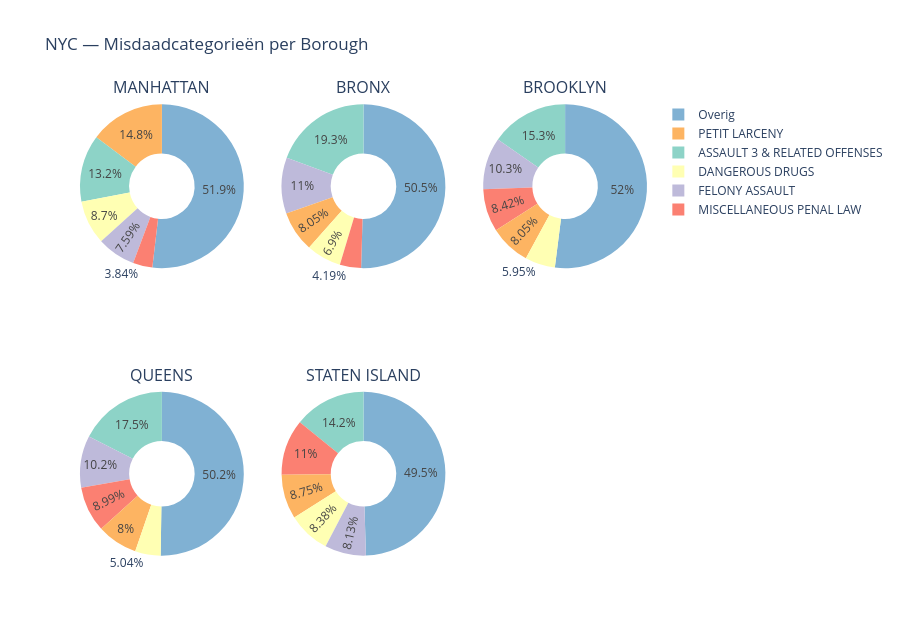
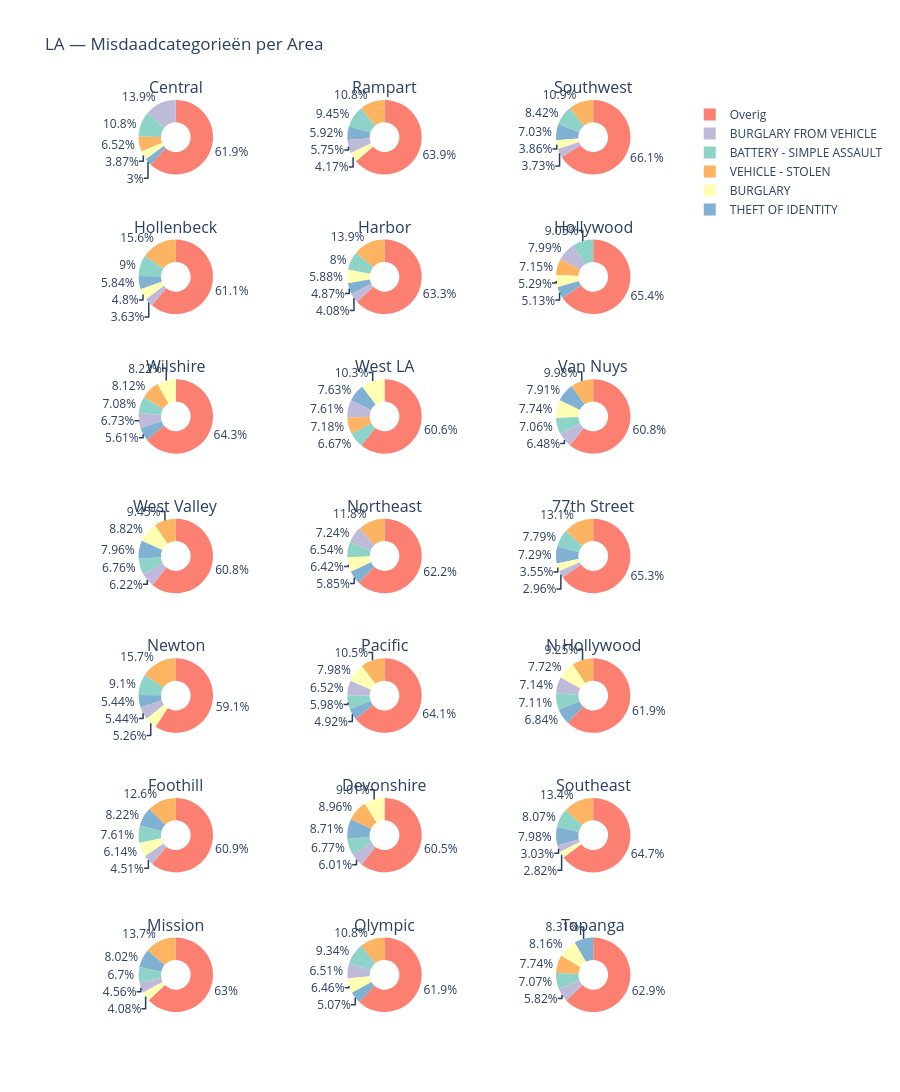

Notebook code cell kept with these figures, in order:
### Code cell
def maak_donut_grid_kaart(pie_data, coords, wijk_col, kleuren_dict, titel, cols=3):
    wijken = coords[wijk_col].tolist()
    n_wijken = len(wijken)
    rows = int(np.ceil(n_wijken / cols))
    
    specs = [[{'type': 'domain'} for _ in range(cols)] for _ in range(rows)]
    fig = make_subplots(rows=rows, cols=cols, specs=specs,
                         subplot_titles=wijken)
    
    for i, wijk in enumerate(wijken):
        row = i // cols + 1
        col = i % cols + 1
        wijk_data = pie_data[pie_data[wijk_col] == wijk]
        
        fig.add_trace(go.Pie(
            labels=wijk_data['categorie'],
            values=wijk_data['count'],
            hole=0.4,
            name=wijk,
            marker=dict(colors=[kleuren_dict.get(c, '#cccccc') for c in wijk_data['categorie']]),
            showlegend=(i == 0)  # legenda alleen bij de eerste, voorkomt duplicaten
        ), row=row, col=col)
    
    fig.update_layout(title=titel, height=320*rows, showlegend=True)
    return fig

# NYC
fig_nyc_c = maak_donut_grid_kaart(
    nypd_pie_data, nypd_coords, 'borough_naam', 
    categorie_kleuren_nypd, 'NYC — Misdaadcategorieën per Borough'
)
fig_nyc_c.show()

# LA
fig_la_c = maak_donut_grid_kaart(
    lapd_pie_data, lapd_coords, 'AREA NAME', 
    categorie_kleuren_lapd, 'LA — Misdaadcategorieën per Area'
)
fig_la_c.show()

### Figure 1 — Plotly figure (JSON) as saved in the notebook; plotly's stock layout.template omitted (floating-point values rounded to 4 significant figures)
{"data": [{"domain": {"x": [0, 0.2889], "y": [0.625, 1]}, "hole": 0.4, "labels": ["ASSAULT 3 & RELATED OFFENSES", "DANGEROUS DRUGS", "FELONY ASSAULT", "MISCELLANEOUS PENAL LAW", "Overig", "PETIT LARCENY"], "marker": {"colors": ["rgb(141,211,199)", "rgb(255,255,179)", "rgb(190,186,218)", "rgb(251,128,114)", "rgb(128,177,211)", "rgb(253,180,98)"]}, "name": "MANHATTAN", "showlegend": true, "type": "pie", "values": [22821, 15002, 13095, 6630, 89487, 25499]}, {"domain": {"x": [0.3556, 0.6444], "y": [0.625, 1]}, "hole": 0.4, "labels": ["ASSAULT 3 & RELATED OFFENSES", "DANGEROUS DRUGS", "FELONY ASSAULT", "MISCELLANEOUS PENAL LAW", "Overig", "PETIT LARCENY"], "marker": {"colors": ["rgb(141,211,199)", "rgb(255,255,179)", "rgb(190,186,218)", "rgb(251,128,114)", "rgb(128,177,211)", "rgb(253,180,98)"]}, "name": "BRONX", "showlegend": false, "type": "pie", "values": [31719, 11321, 18107, 6873, 82748, 13201]}, {"domain": {"x": [0.7111, 1], "y": [0.625, 1]}, "hole": 0.4, "labels": ["ASSAULT 3 & RELATED OFFENSES", "DANGEROUS DRUGS", "FELONY ASSAULT", "MISCELLANEOUS PENAL LAW", "Overig", "PETIT LARCENY"], "marker": {"colors": ["rgb(141,211,199)", "rgb(255,255,179)", "rgb(190,186,218)", "rgb(251,128,114)", "rgb(128,177,211)", "rgb(253,180,98)"]}, "name": "BROOKLYN", "showlegend": false, "type": "pie", "values": [29562, 11482, 19806, 16256, 100359, 15544]}, {"domain": {"x": [0, 0.2889], "y": [0, 0.375]}, "hole": 0.4, "labels": ["ASSAULT 3 & RELATED OFFENSES", "DANGEROUS DRUGS", "FELONY ASSAULT", "MISCELLANEOUS PENAL LAW", "Overig", "PETIT LARCENY"], "marker": {"colors": ["rgb(141,211,199)", "rgb(255,255,179)", "rgb(190,186,218)", "rgb(251,128,114)", "rgb(128,177,211)", "rgb(253,180,98)"]}, "name": "QUEENS", "showlegend": false, "type": "pie", "values": [26382, 7603, 15421, 13557, 75755, 12064]}, {"domain": {"x": [0.3556, 0.6444], "y": [0, 0.375]}, "hole": 0.4, "labels": ["ASSAULT 3 & RELATED OFFENSES", "DANGEROUS DRUGS", "FELONY ASSAULT", "MISCELLANEOUS PENAL LAW", "Overig", "PETIT LARCENY"], "marker": {"colors": ["rgb(141,211,199)", "rgb(255,255,179)", "rgb(190,186,218)", "rgb(251,128,114)", "rgb(128,177,211)", "rgb(253,180,98)"]}, "name": "STATEN ISLAND", "showlegend": false, "type": "pie", "values": [4505, 2663, 2583, 3508, 15740, 2782]}], "layout": {"annotations": [{"font": {"size": 16}, "showarrow": false, "text": "MANHATTAN", "x": 0.1444, "xanchor": "center", "xref": "paper", "y": 1, "yanchor": "bottom", "yref": "paper"}, {"font": {"size": 16}, "showarrow": false, "text": "BRONX", "x": 0.5, "xanchor": "center", "xref": "paper", "y": 1, "yanchor": "bottom", "yref": "paper"}, {"font": {"size": 16}, "showarrow": false, "text": "BROOKLYN", "x": 0.8556, "xanchor": "center", "xref": "paper", "y": 1, "yanchor": "bottom", "yref": "paper"}, {"font": {"size": 16}, "showarrow": false, "text": "QUEENS", "x": 0.1444, "xanchor": "center", "xref": "paper", "y": 0.375, "yanchor": "bottom", "yref": "paper"}, {"font": {"size": 16}, "showarrow": false, "text": "STATEN ISLAND", "x": 0.5, "xanchor": "center", "xref": "paper", "y": 0.375, "yanchor": "bottom", "yref": "paper"}], "height": 640, "showlegend": true, "title": {"text": "NYC — Misdaadcategorieën per Borough"}}}

### Figure 2 — Plotly figure (JSON) as saved in the notebook; plotly's stock layout.template omitted (floating-point values rounded to 4 significant figures)
{"data": [{"domain": {"x": [0, 0.2889], "y": [0.9184, 1.0]}, "hole": 0.4, "labels": ["BATTERY - SIMPLE ASSAULT", "BURGLARY", "BURGLARY FROM VEHICLE", "Overig", "THEFT OF IDENTITY", "VEHICLE - STOLEN"], "marker": {"colors": ["rgb(141,211,199)", "rgb(255,255,179)", "rgb(190,186,218)", "rgb(251,128,114)", "rgb(128,177,211)", "rgb(253,180,98)"]}, "name": "Central", "showlegend": true, "type": "pie", "values": [6433, 2299, 8244, 36817, 1784, 3879]}, {"domain": {"x": [0.3556, 0.6444], "y": [0.9184, 1.0]}, "hole": 0.4, "labels": ["BATTERY - SIMPLE ASSAULT", "BURGLARY", "BURGLARY FROM VEHICLE", "Overig", "THEFT OF IDENTITY", "VEHICLE - STOLEN"], "marker": {"colors": ["rgb(141,211,199)", "rgb(255,255,179)", "rgb(190,186,218)", "rgb(251,128,114)", "rgb(128,177,211)", "rgb(253,180,98)"]}, "name": "Rampart", "showlegend": false, "type": "pie", "values": [3896, 1717, 2370, 26338, 2442, 4460]}, {"domain": {"x": [0.7111, 1], "y": [0.9184, 1.0]}, "hole": 0.4, "labels": ["BATTERY - SIMPLE ASSAULT", "BURGLARY", "BURGLARY FROM VEHICLE", "Overig", "THEFT OF IDENTITY", "VEHICLE - STOLEN"], "marker": {"colors": ["rgb(141,211,199)", "rgb(255,255,179)", "rgb(190,186,218)", "rgb(251,128,114)", "rgb(128,177,211)", "rgb(253,180,98)"]}, "name": "Southwest", "showlegend": false, "type": "pie", "values": [4137, 1896, 1832, 32470, 3455, 5337]}, {"domain": {"x": [0, 0.2889], "y": [0.7653, 0.8469]}, "hole": 0.4, "labels": ["BATTERY - SIMPLE ASSAULT", "BURGLARY", "BURGLARY FROM VEHICLE", "Overig", "THEFT OF IDENTITY", "VEHICLE - STOLEN"], "marker": {"colors": ["rgb(141,211,199)", "rgb(255,255,179)", "rgb(190,186,218)", "rgb(251,128,114)", "rgb(128,177,211)", "rgb(253,180,98)"]}, "name": "Hollenbeck", "showlegend": false, "type": "pie", "values": [2948, 1573, 1191, 20030, 1913, 5113]}, {"domain": {"x": [0.3556, 0.6444], "y": [0.7653, 0.8469]}, "hole": 0.4, "labels": ["BATTERY - SIMPLE ASSAULT", "BURGLARY", "BURGLARY FROM VEHICLE", "Overig", "THEFT OF IDENTITY", "VEHICLE - STOLEN"], "marker": {"colors": ["rgb(141,211,199)", "rgb(255,255,179)", "rgb(190,186,218)", "rgb(251,128,114)", "rgb(128,177,211)", "rgb(253,180,98)"]}, "name": "Harbor", "showlegend": false, "type": "pie", "values": [2886, 2120, 1471, 22835, 1759, 5014]}, {"domain": {"x": [0.7111, 1], "y": [0.7653, 0.8469]}, "hole": 0.4, "labels": ["BATTERY - SIMPLE ASSAULT", "BURGLARY", "BURGLARY FROM VEHICLE", "Overig", "THEFT OF IDENTITY", "VEHICLE - STOLEN"], "marker": {"colors": ["rgb(141,211,199)", "rgb(255,255,179)", "rgb(190,186,218)", "rgb(251,128,114)", "rgb(128,177,211)", "rgb(253,180,98)"]}, "name": "Hollywood", "showlegend": false, "type": "pie", "values": [4189, 2449, 3697, 30261, 2373, 3308]}, {"domain": {"x": [0, 0.2889], "y": [0.6122, 0.6939]}, "hole": 0.4, "labels": ["BATTERY - SIMPLE ASSAULT", "BURGLARY", "BURGLARY FROM VEHICLE", "Overig", "THEFT OF IDENTITY", "VEHICLE - STOLEN"], "marker": {"colors": ["rgb(141,211,199)", "rgb(255,255,179)", "rgb(190,186,218)", "rgb(251,128,114)", "rgb(128,177,211)", "rgb(253,180,98)"]}, "name": "Wilshire", "showlegend": false, "type": "pie", "values": [2967, 3445, 2823, 26942, 2351, 3405]}, {"domain": {"x": [0.3556, 0.6444], "y": [0.6122, 0.6939]}, "hole": 0.4, "labels": ["BATTERY - SIMPLE ASSAULT", "BURGLARY", "BURGLARY FROM VEHICLE", "Overig", "THEFT OF IDENTITY", "VEHICLE - STOLEN"], "marker": {"colors": ["rgb(141,211,199)", "rgb(255,255,179)", "rgb(190,186,218)", "rgb(251,128,114)", "rgb(128,177,211)", "rgb(253,180,98)"]}, "name": "West LA", "showlegend": false, "type": "pie", "values": [2690, 4142, 3067, 24445, 3074, 2895]}, {"domain": {"x": [0.7111, 1], "y": [0.6122, 0.6939]}, "hole": 0.4, "labels": ["BATTERY - SIMPLE ASSAULT", "BURGLARY", "BURGLARY FROM VEHICLE", "Overig", "THEFT OF IDENTITY", "VEHICLE - STOLEN"], "marker": {"colors": ["rgb(141,211,199)", "rgb(255,255,179)", "rgb(190,186,218)", "rgb(251,128,114)", "rgb(128,177,211)", "rgb(253,180,98)"]}, "name": "Van Nuys", "showlegend": false, "type": "pie", "values": [2621, 2874, 2405, 22581, 2935, 3706]}, {"domain": {"x": [0, 0.2889], "y": [0.4592, 0.5408]}, "hole": 0.4, "labels": ["BATTERY - SIMPLE ASSAULT", "BURGLARY", "BURGLARY FROM VEHICLE", "Overig", "THEFT OF IDENTITY", "VEHICLE - STOLEN"], "marker": {"colors": ["rgb(141,211,199)", "rgb(255,255,179)", "rgb(190,186,218)", "rgb(251,128,114)", "rgb(128,177,211)", "rgb(253,180,98)"]}, "name": "West Valley", "showlegend": false, "type": "pie", "values": [2493, 3250, 2294, 22410, 2933, 3484]}, {"domain": {"x": [0.3556, 0.6444], "y": [0.4592, 0.5408]}, "hole": 0.4, "labels": ["BATTERY - SIMPLE ASSAULT", "BURGLARY", "BURGLARY FROM VEHICLE", "Overig", "THEFT OF IDENTITY", "VEHICLE - STOLEN"], "marker": {"colors": ["rgb(141,211,199)", "rgb(255,255,179)", "rgb(190,186,218)", "rgb(251,128,114)", "rgb(128,177,211)", "rgb(253,180,98)"]}, "name": "Northeast", "showlegend": false, "type": "pie", "values": [2466, 2419, 2730, 23452, 2204, 4432]}, {"domain": {"x": [0.7111, 1], "y": [0.4592, 0.5408]}, "hole": 0.4, "labels": ["BATTERY - SIMPLE ASSAULT", "BURGLARY", "BURGLARY FROM VEHICLE", "Overig", "THEFT OF IDENTITY", "VEHICLE - STOLEN"], "marker": {"colors": ["rgb(141,211,199)", "rgb(255,255,179)", "rgb(190,186,218)", "rgb(251,128,114)", "rgb(128,177,211)", "rgb(253,180,98)"]}, "name": "77th Street", "showlegend": false, "type": "pie", "values": [4283, 1952, 1626, 35891, 4008, 7221]}, {"domain": {"x": [0, 0.2889], "y": [0.3061, 0.3878]}, "hole": 0.4, "labels": ["BATTERY - SIMPLE ASSAULT", "BURGLARY", "BURGLARY FROM VEHICLE", "Overig", "THEFT OF IDENTITY", "VEHICLE - STOLEN"], "marker": {"colors": ["rgb(141,211,199)", "rgb(255,255,179)", "rgb(190,186,218)", "rgb(251,128,114)", "rgb(128,177,211)", "rgb(253,180,98)"]}, "name": "Newton", "showlegend": false, "type": "pie", "values": [3983, 2304, 2380, 25886, 2381, 6853]}, {"domain": {"x": [0.3556, 0.6444], "y": [0.3061, 0.3878]}, "hole": 0.4, "labels": ["BATTERY - SIMPLE ASSAULT", "BURGLARY", "BURGLARY FROM VEHICLE", "Overig", "THEFT OF IDENTITY", "VEHICLE - STOLEN"], "marker": {"colors": ["rgb(141,211,199)", "rgb(255,255,179)", "rgb(190,186,218)", "rgb(251,128,114)", "rgb(128,177,211)", "rgb(253,180,98)"]}, "name": "Pacific", "showlegend": false, "type": "pie", "values": [3069, 4100, 3348, 32930, 2524, 5380]}, {"domain": {"x": [0.7111, 1], "y": [0.3061, 0.3878]}, "hole": 0.4, "labels": ["BATTERY - SIMPLE ASSAULT", "BURGLARY", "BURGLARY FROM VEHICLE", "Overig", "THEFT OF IDENTITY", "VEHICLE - STOLEN"], "marker": {"colors": ["rgb(141,211,199)", "rgb(255,255,179)", "rgb(190,186,218)", "rgb(251,128,114)", "rgb(128,177,211)", "rgb(253,180,98)"]}, "name": "N Hollywood", "showlegend": false, "type": "pie", "values": [3118, 3385, 3130, 27170, 2999, 4056]}, {"domain": {"x": [0, 0.2889], "y": [0.1531, 0.2347]}, "hole": 0.4, "labels": ["BATTERY - SIMPLE ASSAULT", "BURGLARY", "BURGLARY FROM VEHICLE", "Overig", "THEFT OF IDENTITY", "VEHICLE - STOLEN"], "marker": {"colors": ["rgb(141,211,199)", "rgb(255,255,179)", "rgb(190,186,218)", "rgb(251,128,114)", "rgb(128,177,211)", "rgb(253,180,98)"]}, "name": "Foothill", "showlegend": false, "type": "pie", "values": [2221, 1792, 1317, 17779, 2398, 3675]}, {"domain": {"x": [0.3556, 0.6444], "y": [0.1531, 0.2347]}, "hole": 0.4, "labels": ["BATTERY - SIMPLE ASSAULT", "BURGLARY", "BURGLARY FROM VEHICLE", "Overig", "THEFT OF IDENTITY", "VEHICLE - STOLEN"], "marker": {"colors": ["rgb(141,211,199)", "rgb(255,255,179)", "rgb(190,186,218)", "rgb(251,128,114)", "rgb(128,177,211)", "rgb(253,180,98)"]}, "name": "Devonshire", "showlegend": false, "type": "pie", "values": [2429, 3230, 2156, 21714, 3122, 3213]}, {"domain": {"x": [0.7111, 1], "y": [0.1531, 0.2347]}, "hole": 0.4, "labels": ["BATTERY - SIMPLE ASSAULT", "BURGLARY", "BURGLARY FROM VEHICLE", "Overig", "THEFT OF IDENTITY", "VEHICLE - STOLEN"], "marker": {"colors": ["rgb(141,211,199)", "rgb(255,255,179)", "rgb(190,186,218)", "rgb(251,128,114)", "rgb(128,177,211)", "rgb(253,180,98)"]}, "name": "Southeast", "showlegend": false, "type": "pie", "values": [3579, 1250, 1345, 28688, 3535, 5928]}, {"domain": {"x": [0, 0.2889], "y": [0, 0.08163]}, "hole": 0.4, "labels": ["BATTERY - SIMPLE ASSAULT", "BURGLARY", "BURGLARY FROM VEHICLE", "Overig", "THEFT OF IDENTITY", "VEHICLE - STOLEN"], "marker": {"colors": ["rgb(141,211,199)", "rgb(255,255,179)", "rgb(190,186,218)", "rgb(251,128,114)", "rgb(128,177,211)", "rgb(253,180,98)"]}, "name": "Mission", "showlegend": false, "type": "pie", "values": [2345, 1429, 1596, 22032, 2804, 4776]}, {"domain": {"x": [0.3556, 0.6444], "y": [0, 0.08163]}, "hole": 0.4, "labels": ["BATTERY - SIMPLE ASSAULT", "BURGLARY", "BURGLARY FROM VEHICLE", "Overig", "THEFT OF IDENTITY", "VEHICLE - STOLEN"], "marker": {"colors": ["rgb(141,211,199)", "rgb(255,255,179)", "rgb(190,186,218)", "rgb(251,128,114)", "rgb(128,177,211)", "rgb(253,180,98)"]}, "name": "Olympic", "showlegend": false, "type": "pie", "values": [4136, 2862, 2882, 27407, 2246, 4767]}, {"domain": {"x": [0.7111, 1], "y": [0, 0.08163]}, "hole": 0.4, "labels": ["BATTERY - SIMPLE ASSAULT", "BURGLARY", "BURGLARY FROM VEHICLE", "Overig", "THEFT OF IDENTITY", "VEHICLE - STOLEN"], "marker": {"colors": ["rgb(141,211,199)", "rgb(255,255,179)", "rgb(190,186,218)", "rgb(251,128,114)", "rgb(128,177,211)", "rgb(253,180,98)"]}, "name": "Topanga", "showlegend": false, "type": "pie", "values": [2532, 2923, 2086, 22537, 2976, 2772]}], "layout": {"annotations": [{"font": {"size": 16}, "showarrow": false, "text": "Central", "x": 0.1444, "xanchor": "center", "xref": "paper", "y": 1.0, "yanchor": "bottom", "yref": "paper"}, {"font": {"size": 16}, "showarrow": false, "text": "Rampart", "x": 0.5, "xanchor": "center", "xref": "paper", "y": 1.0, "yanchor": "bottom", "yref": "paper"}, {"font": {"size": 16}, "showarrow": false, "text": "Southwest", "x": 0.8556, "xanchor": "center", "xref": "paper", "y": 1.0, "yanchor": "bottom", "yref": "paper"}, {"font": {"size": 16}, "showarrow": false, "text": "Hollenbeck", "x": 0.1444, "xanchor": "center", "xref": "paper", "y": 0.8469, "yanchor": "bottom", "yref": "paper"}, {"font": {"size": 16}, "showarrow": false, "text": "Harbor", "x": 0.5, "xanchor": "center", "xref": "paper", "y": 0.8469, "yanchor": "bottom", "yref": "paper"}, {"font": {"size": 16}, "showarrow": false, "text": "Hollywood", "x": 0.8556, "xanchor": "center", "xref": "paper", "y": 0.8469, "yanchor": "bottom", "yref": "paper"}, {"font": {"size": 16}, "showarrow": false, "text": "Wilshire", "x": 0.1444, "xanchor": "center", "xref": "paper", "y": 0.6939, "yanchor": "bottom", "yref": "paper"}, {"font": {"size": 16}, "showarrow": false, "text": "West LA", "x": 0.5, "xanchor": "center", "xref": "paper", "y": 0.6939, "yanchor": "bottom", "yref": "paper"}, {"font": {"size": 16}, "showarrow": false, "text": "Van Nuys", "x": 0.8556, "xanchor": "center", "xref": "paper", "y": 0.6939, "yanchor": "bottom", "yref": "paper"}, {"font": {"size": 16}, "showarrow": false, "text": "West Valley", "x": 0.1444, "xanchor": "center", "xref": "paper", "y": 0.5408, "yanchor": "bottom", "yref": "paper"}, {"font": {"size": 16}, "showarrow": false, "text": "Northeast", "x": 0.5, "xanchor": "center", "xref": "paper", "y": 0.5408, "yanchor": "bottom", "yref": "paper"}, {"font": {"size": 16}, "showarrow": false, "text": "77th Street", "x": 0.8556, "xanchor": "center", "xref": "paper", "y": 0.5408, "yanchor": "bottom", "yref": "paper"}, {"font": {"size": 16}, "showarrow": false, "text": "Newton", "x": 0.1444, "xanchor": "center", "xref": "paper", "y": 0.3878, "yanchor": "bottom", "yref": "paper"}, {"font": {"size": 16}, "showarrow": false, "text": "Pacific", "x": 0.5, "xanchor": "center", "xref": "paper", "y": 0.3878, "yanchor": "bottom", "yref": "paper"}, {"font": {"size": 16}, "showarrow": false, "text": "N Hollywood", "x": 0.8556, "xanchor": "center", "xref": "paper", "y": 0.3878, "yanchor": "bottom", "yref": "paper"}, {"font": {"size": 16}, "showarrow": false, "text": "Foothill", "x": 0.1444, "xanchor": "center", "xref": "paper", "y": 0.2347, "yanchor": "bottom", "yref": "paper"}, {"font": {"size": 16}, "showarrow": false, "text": "Devonshire", "x": 0.5, "xanchor": "center", "xref": "paper", "y": 0.2347, "yanchor": "bottom", "yref": "paper"}, {"font": {"size": 16}, "showarrow": false, "text": "Southeast", "x": 0.8556, "xanchor": "center", "xref": "paper", "y": 0.2347, "yanchor": "bottom", "yref": "paper"}, {"font": {"size": 16}, "showarrow": false, "text": "Mission", "x": 0.1444, "xanchor": "center", "xref": "paper", "y": 0.08163, "yanchor": "bottom", "yref": "paper"}, {"font": {"size": 16}, "showarrow": false, "text": "Olympic", "x": 0.5, "xanchor": "center", "xref": "paper", "y": 0.08163, "yanchor": "bottom", "yref": "paper"}, {"font": {"size": 16}, "showarrow": false, "text": "Topanga", "x": 0.8556, "xanchor": "center", "xref": "paper", "y": 0.08163, "yanchor": "bottom", "yref": "paper"}], "height": 2240, "showlegend": true, "title": {"text": "LA — Misdaadcategorieën per Area"}}}
